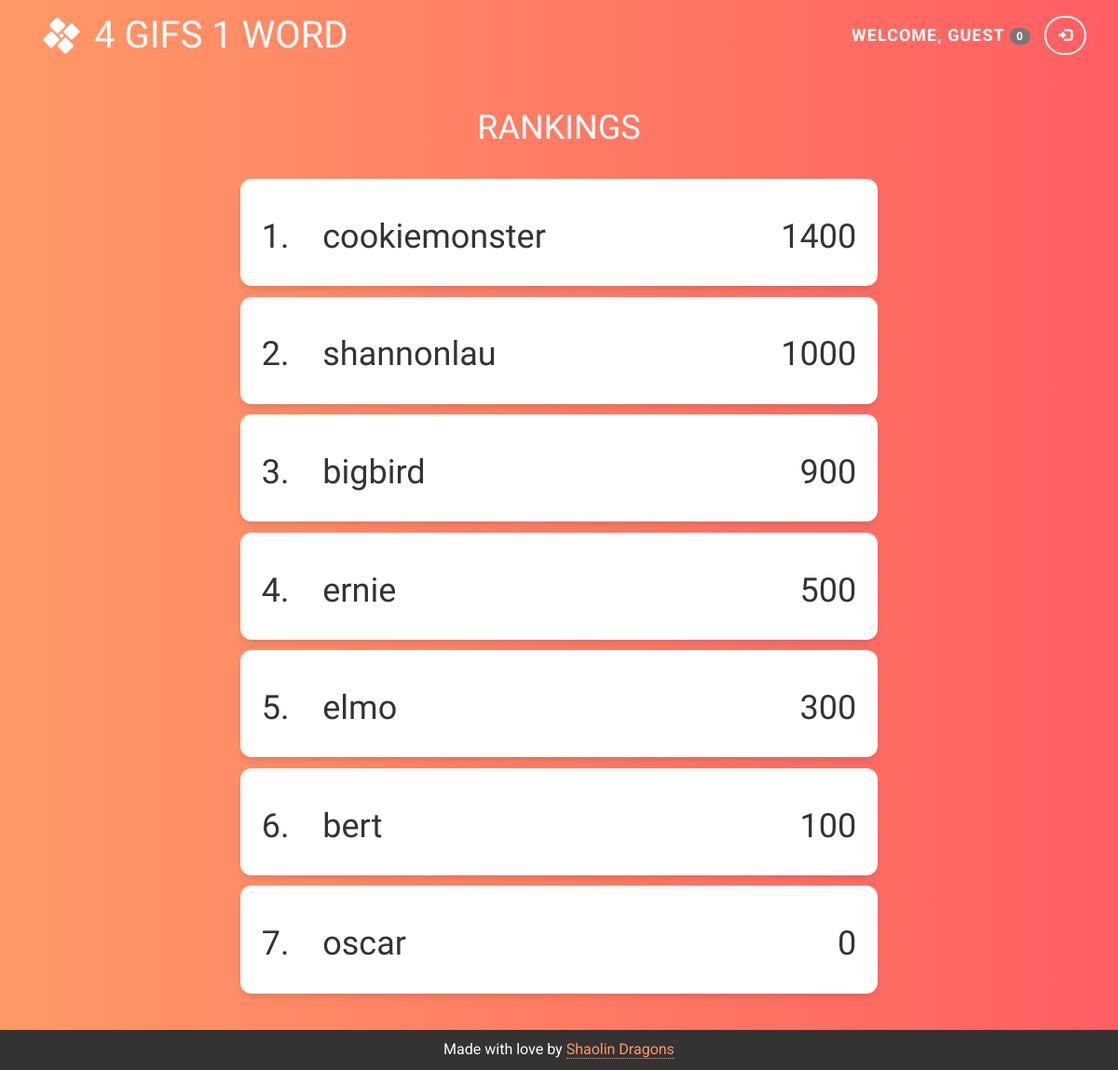
Screenshot of /rankings with the database file from the repository.
### tables this page shows
CREATE TABLE accounts(user TEXT PRIMARY KEY, pass TEXT, pts INTEGER);

### app.py (the view)
@app.route("/rankings")
def rankings():
    return render_template("rankings.html", rankings = db.get_scores(), username = username(), logged_in = logged_in(), score = score())

### app.py (called while the page is built)
def logged_in():
    return "username" in session

def username():
    if logged_in():
        return session["username"].upper()
    else:
        return "GUEST"

def score():
    if logged_in():
        return db.get_score(username().lower())
    elif "score" in session:
        print "Existing session for score"
        return session["score"]
    else:
        print "Nonexisting session for score"
        session["score"] = "0"
        return "0"

### utils/database.py (called while the page is built)
def open_db():
    global db
    f = "data/playgame.db"
    db = sqlite3.connect(f, check_same_thread = False)
    return db.cursor()

def get_scores():
    global db
    try:
        c = open_db()
        command = "SELECT user,pts FROM accounts ORDER BY pts DESC"
        c.execute(command)
        data = c.fetchall()
        close_db()
    except:
        print "Error: could not get scores"
        return (None)
    count = 1
    scores = {}
    for entry in data:
        scores[count] = entry
        count += 1
    return scores

### templates/rankings.html
{% extends "base.html" %}
{% block content %}
<div class="container" style="padding-bottom: 30px;">
<h1 class="header">RANKINGS<h1>
  {% for item in rankings %}
  <div class="card card-stack" id="{{ rankings[loop.index][0] }}">
    <h1 style="text-align: left;">{{ loop.index }}.&nbsp;&nbsp;&nbsp;&nbsp;{{ rankings[loop.index][0] }}
      <span style="float: right;">{{ rankings[loop.index][1] }}</span>
    </h1>
  </div>
  {% endfor %}
</div>
{% endblock %}

### templates/base.html (shortened to what this page needs)
<!DOCTYPE html>
<html>
<head>
  <link rel="stylesheet" href="https://maxcdn.bootstrapcdn.com/bootstrap/3.3.7/css/bootstrap.min.css">
  <link rel="stylesheet" type="text/css" href="../static/css/styles.css">
</head>
<body class="{% block bodyclass %}bg-gradient{% endblock bodyclass %}">
  {% block nav %}
  <div class="container-fluid bg-gradient banner">
    <nav class="navbar">
      <div class="container" id="nav">
        <a href="/" class="navbar-left" style="margin-right:15px;"><img class="img-logo" src="../static/img/logo.png" width="40" height="40"></a>
        <div class="navbar-header">
          <a class="navbar-brand" href="/">4 GIFS 1 WORD</a>
        </div>
        <div class="navbar-right">
          {% if logged_in %}
          <a class="btn btn-outline btn-icon" href="/logout"><span class="glyphicon glyphicon-log-out"></span></a>
          {% else %}
          <a class="btn btn-outline btn-icon" href="/login"><span class="glyphicon glyphicon-log-in"></span></a>
          {% endif %}
        </div>
        <ul class="nav navbar-nav navbar-right nav-name">
          {% if logged_in %}
          <li class="nav-item space"><a href="{{ url_for('.rankings', _anchor = username.lower()) }}" style="color:white; background-color: transparent;"><b>WELCOME, {{ username }}</b> <span class="badge">{{ score }}</span></a></li>
          {% else %}
          <li class="nav-item space"><b>WELCOME, {{ username }}</b> <span class="badge">{{ score }}</span></li>
          {% endif %}
        </ul>
      </div>
    </nav>
  {% endblock nav %}
  {% block content %}
  {% endblock content %}
  {% block enddiv %}
</div>
  {% endblock enddiv %}
  <div class="footer container-fluid text-center">
    <p>Made with love by <a class="link-dotted" href="https://github.com/slau8/shaolin-dragons">Shaolin Dragons</a></p>
  </div>
</body>
</html>

### static/css/styles.css (style rules this page uses)
html { height: 100%; width: 100%; }
body { font-family: 'Roboto', sans-serif; position: relative; padding-bottom: 42px; margin-top: 0px; min-height: 100%; height: stretch; }
h1 { font-family: 'Baloo Chettan', cursive; }
p { font-size: 16px; }
ul { height: 50px; line-height: 50px; padding: auto; font-size: 18px; }
a, a:hover, a:active, a:visited, a:focus { text-decoration: none; }
.link-dotted, .link-dotted:hover, .link-dotted:active, .link-dotted:visited { text-decoration: none; border-bottom: 1px dotted; color: #ff9966; }
.img-logo { margin-bottom: 5px; margin-top: 5px; }
.header { margin-top: 3%; margin-bottom: 3%; text-align: center; }
.bg-gradient { background: #ff9966; background: -webkit-linear-gradient(to right, #ff9966, #ff5e62); background: linear-gradient(to right, #ff9966, #ff5e62); color: white; text-align: center; }
.space { letter-spacing: 1px; }
.navbar-brand, .navbar-brand:hover, navbar-brand:active, .navbar-brand:focus { color: white; font-family: 'Baloo Chettan', cursive; font-size: 40px; }
.nav-name.navbar-right { margin-right: 10px; }
.banner { padding-top: 1%; padding-bottom: 0%; }
#nav { padding-left: 30px; padding-right: 30px; }
.card { font-family: 'Roboto', sans-serif; border-radius: 12px; box-shadow: 0 6px 10px -4px rgba(0, 0, 0, 0.15); background-color: #FFFFFF; color: #333333; padding: 10px; }
.card-stack { margin: auto; margin-top: 1%; width: 60%; padding: 2%; }
.btn { margin-left: 5px; margin-right: 5px; font-family: 'Roboto', sans-serif; width: 125px; border-radius: 30px; box-sizing: border-box; border-width: 2px; font-size: 14px; font-weight: 600; padding: 5px; line-height: 2; -webkit-transition: all 200ms linear; -moz-transition: all 200ms linear; -ms-transition: all 200ms linear; transition: all 200ms linear; }
.btn-outline { border-color: #FFFFFF; color: #FFFFFF; opacity: 1; }
.btn-icon { width: 45px; margin-top: 4px; margin-bottom: 4px; }
.footer { position: absolute; bottom: 0; padding-top: 1rem; text-align: center; color: white; background-color: #333333; width: 100%; margin: 0; }

### rows the page displays
accounts: user "cookiemonster", pts "1400"
accounts: user "shannonlau", pts "1000"
accounts: user "bigbird", pts "900"
accounts: user "ernie", pts "500"
accounts: user "elmo", pts "300"
accounts: user "bert", pts "100"
accounts: user "oscar", pts "0"

### other values shown
{{ username }} "GUEST"
{{ score }} "0"
